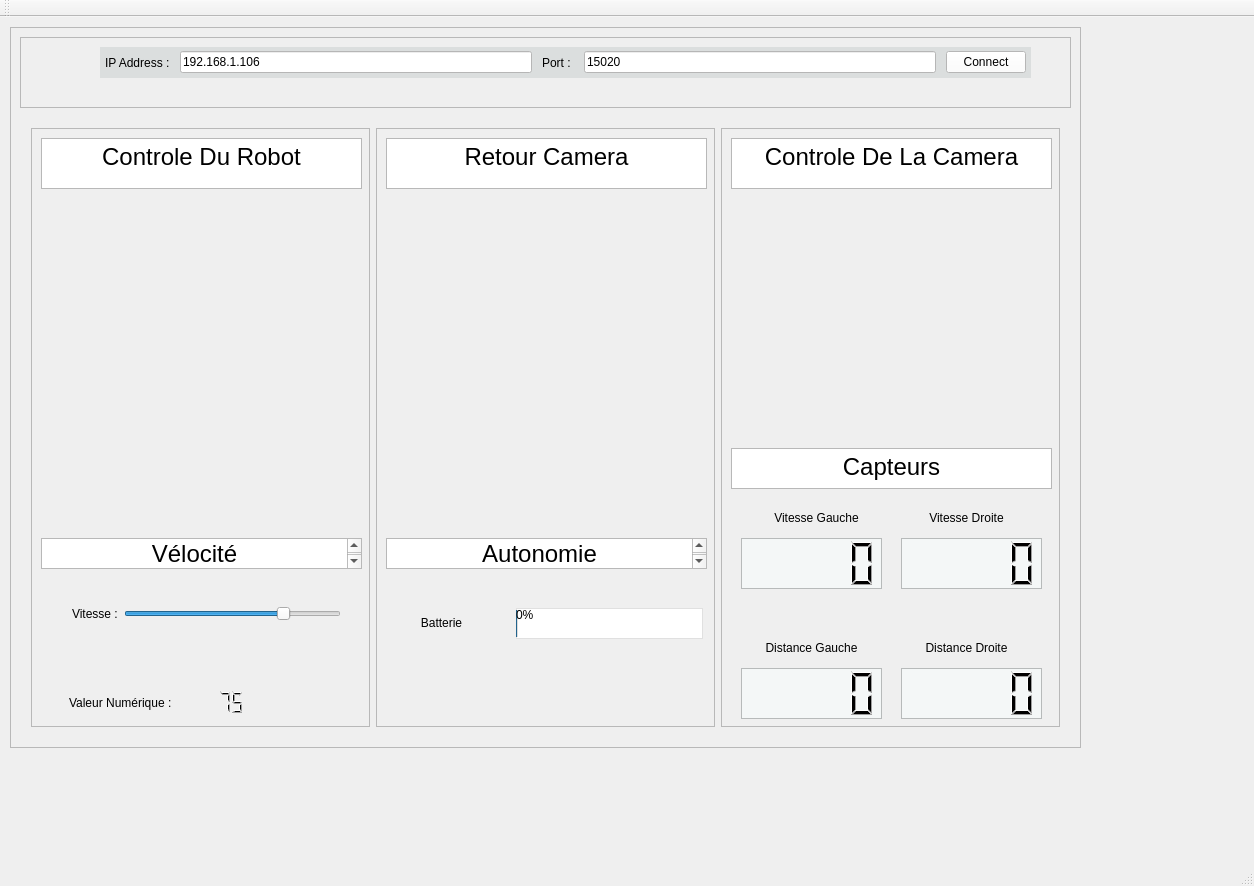
<?xml version="1.0" encoding="UTF-8"?>
<ui version="4.0">
 <class>MainWindow</class>
 <widget class="QMainWindow" name="MainWindow">
  <property name="geometry">
   <rect>
    <x>0</x>
    <y>0</y>
    <width>1254</width>
    <height>886</height>
   </rect>
  </property>
  <property name="windowTitle">
   <string>MainWindow</string>
  </property>
  <widget class="QWidget" name="centralWidget">
   <widget class="QFrame" name="frame">
    <property name="enabled">
     <bool>true</bool>
    </property>
    <property name="geometry">
     <rect>
      <x>10</x>
      <y>10</y>
      <width>1071</width>
      <height>721</height>
     </rect>
    </property>
    <property name="cursor">
     <cursorShape>WhatsThisCursor</cursorShape>
    </property>
    <property name="mouseTracking">
     <bool>true</bool>
    </property>
    <property name="autoFillBackground">
     <bool>false</bool>
    </property>
    <property name="frameShape">
     <enum>QFrame::StyledPanel</enum>
    </property>
    <property name="frameShadow">
     <enum>QFrame::Raised</enum>
    </property>
    <widget class="QFrame" name="frame_2">
     <property name="geometry">
      <rect>
       <x>10</x>
       <y>10</y>
       <width>1051</width>
       <height>71</height>
      </rect>
     </property>
     <property name="frameShape">
      <enum>QFrame::StyledPanel</enum>
     </property>
     <property name="frameShadow">
      <enum>QFrame::Raised</enum>
     </property>
     <widget class="QFrame" name="horizontalFrame">
      <property name="geometry">
       <rect>
        <x>80</x>
        <y>10</y>
        <width>931</width>
        <height>31</height>
       </rect>
      </property>
      <property name="styleSheet">
       <string notr="true">background: rgb(219, 222, 222);</string>
      </property>
      <layout class="QHBoxLayout" name="horizontalLayout">
       <property name="spacing">
        <number>10</number>
       </property>
       <property name="leftMargin">
        <number>5</number>
       </property>
       <property name="topMargin">
        <number>2</number>
       </property>
       <property name="rightMargin">
        <number>5</number>
       </property>
       <property name="bottomMargin">
        <number>2</number>
       </property>
       <item>
        <widget class="QLabel" name="hostEdit_">
         <property name="styleSheet">
          <string notr="true">font: 25 italic 13pt &quot;Helvetica&quot;;</string>
         </property>
         <property name="text">
          <string>IP Address :</string>
         </property>
        </widget>
       </item>
       <item>
        <widget class="QLineEdit" name="hostEdit">
         <property name="styleSheet">
          <string notr="true">background: white;</string>
         </property>
         <property name="text">
          <string>192.168.1.106</string>
         </property>
        </widget>
       </item>
       <item>
        <widget class="QLabel" name="portEdit_">
         <property name="styleSheet">
          <string notr="true">font: 25 italic 13pt &quot;Helvetica&quot;;</string>
         </property>
         <property name="text">
          <string>Port : </string>
         </property>
        </widget>
       </item>
       <item>
        <widget class="QLineEdit" name="portEdit">
         <property name="styleSheet">
          <string notr="true">background: white;</string>
         </property>
         <property name="text">
          <string>15020</string>
         </property>
        </widget>
       </item>
       <item>
        <widget class="QPushButton" name="coButton">
         <property name="styleSheet">
          <string notr="true">background: white;</string>
         </property>
         <property name="text">
          <string>Connect</string>
         </property>
        </widget>
       </item>
      </layout>
     </widget>
    </widget>
    <widget class="QWidget" name="layoutWidget">
     <property name="geometry">
      <rect>
       <x>10</x>
       <y>90</y>
       <width>1051</width>
       <height>621</height>
      </rect>
     </property>
     <layout class="QGridLayout" name="gridLayout">
      <item row="0" column="2">
       <widget class="QFrame" name="frame_5">
        <property name="frameShape">
         <enum>QFrame::StyledPanel</enum>
        </property>
        <property name="frameShadow">
         <enum>QFrame::Raised</enum>
        </property>
        <widget class="QTextEdit" name="textEdit_3">
         <property name="geometry">
          <rect>
           <x>10</x>
           <y>10</y>
           <width>321</width>
           <height>51</height>
          </rect>
         </property>
         <property name="html">
          <string>&lt;!DOCTYPE HTML PUBLIC &quot;-//W3C//DTD HTML 4.0//EN&quot; &quot;http://www.w3.org/TR/REC-html40/strict.dtd&quot;&gt;
&lt;html&gt;&lt;head&gt;&lt;meta name=&quot;qrichtext&quot; content=&quot;1&quot; /&gt;&lt;style type=&quot;text/css&quot;&gt;
p, li { white-space: pre-wrap; }
&lt;/style&gt;&lt;/head&gt;&lt;body style=&quot; font-family:'.SF NS Text'; font-size:13pt; font-weight:400; font-style:normal;&quot;&gt;
&lt;p align=&quot;center&quot; style=&quot; margin-top:0px; margin-bottom:0px; margin-left:0px; margin-right:0px; -qt-block-indent:0; text-indent:0px;&quot;&gt;&lt;span style=&quot; font-size:18pt;&quot;&gt;Controle De La Camera&lt;/span&gt;&lt;/p&gt;&lt;/body&gt;&lt;/html&gt;</string>
         </property>
        </widget>
        <widget class="QTextEdit" name="textEdit_4">
         <property name="geometry">
          <rect>
           <x>10</x>
           <y>320</y>
           <width>321</width>
           <height>41</height>
          </rect>
         </property>
         <property name="html">
          <string>&lt;!DOCTYPE HTML PUBLIC &quot;-//W3C//DTD HTML 4.0//EN&quot; &quot;http://www.w3.org/TR/REC-html40/strict.dtd&quot;&gt;
&lt;html&gt;&lt;head&gt;&lt;meta name=&quot;qrichtext&quot; content=&quot;1&quot; /&gt;&lt;style type=&quot;text/css&quot;&gt;
p, li { white-space: pre-wrap; }
&lt;/style&gt;&lt;/head&gt;&lt;body style=&quot; font-family:'.SF NS Text'; font-size:13pt; font-weight:400; font-style:normal;&quot;&gt;
&lt;p align=&quot;center&quot; style=&quot; margin-top:0px; margin-bottom:0px; margin-left:0px; margin-right:0px; -qt-block-indent:0; text-indent:0px;&quot;&gt;&lt;span style=&quot; font-size:18pt;&quot;&gt;Capteurs&lt;/span&gt;&lt;/p&gt;&lt;/body&gt;&lt;/html&gt;</string>
         </property>
        </widget>
        <widget class="QLCDNumber" name="speedL">
         <property name="geometry">
          <rect>
           <x>20</x>
           <y>410</y>
           <width>141</width>
           <height>51</height>
          </rect>
         </property>
         <property name="styleSheet">
          <string notr="true">border: 1px solid rgb(183, 186, 186);
background: rgb(244, 247, 247);</string>
         </property>
        </widget>
        <widget class="QLCDNumber" name="speedR">
         <property name="geometry">
          <rect>
           <x>180</x>
           <y>410</y>
           <width>141</width>
           <height>51</height>
          </rect>
         </property>
         <property name="styleSheet">
          <string notr="true">border: 1px solid rgb(183, 186, 186);
background: rgb(244, 247, 247);</string>
         </property>
        </widget>
        <widget class="QLCDNumber" name="odoL">
         <property name="geometry">
          <rect>
           <x>20</x>
           <y>540</y>
           <width>141</width>
           <height>51</height>
          </rect>
         </property>
         <property name="styleSheet">
          <string notr="true">border: 1px solid rgb(183, 186, 186);
background: rgb(244, 247, 247);</string>
         </property>
        </widget>
        <widget class="QLCDNumber" name="odoR">
         <property name="geometry">
          <rect>
           <x>180</x>
           <y>540</y>
           <width>141</width>
           <height>51</height>
          </rect>
         </property>
         <property name="styleSheet">
          <string notr="true">border: 1px solid rgb(183, 186, 186);
background: rgb(244, 247, 247);</string>
         </property>
        </widget>
        <widget class="QLabel" name="speedL_">
         <property name="geometry">
          <rect>
           <x>50</x>
           <y>370</y>
           <width>91</width>
           <height>41</height>
          </rect>
         </property>
         <property name="styleSheet">
          <string notr="true">border: none;
font: 25 13pt &quot;Helvetica&quot;;</string>
         </property>
         <property name="text">
          <string>&lt;html&gt;&lt;head/&gt;&lt;body&gt;&lt;p align=&quot;center&quot;&gt;Vitesse Gauche&lt;/p&gt;&lt;/body&gt;&lt;/html&gt;</string>
         </property>
        </widget>
        <widget class="QLabel" name="speedL_1">
         <property name="geometry">
          <rect>
           <x>200</x>
           <y>370</y>
           <width>91</width>
           <height>41</height>
          </rect>
         </property>
         <property name="styleSheet">
          <string notr="true">border: none;
font: 25 13pt &quot;Helvetica&quot;;</string>
         </property>
         <property name="text">
          <string>&lt;html&gt;&lt;head/&gt;&lt;body&gt;&lt;p align=&quot;center&quot;&gt;Vitesse Droite&lt;/p&gt;&lt;/body&gt;&lt;/html&gt;</string>
         </property>
        </widget>
        <widget class="QLabel" name="speedL_5">
         <property name="geometry">
          <rect>
           <x>40</x>
           <y>500</y>
           <width>101</width>
           <height>41</height>
          </rect>
         </property>
         <property name="styleSheet">
          <string notr="true">border: none;
font: 25 13pt &quot;Helvetica&quot;;</string>
         </property>
         <property name="text">
          <string>&lt;html&gt;&lt;head/&gt;&lt;body&gt;&lt;p align=&quot;center&quot;&gt;Distance Gauche&lt;/p&gt;&lt;/body&gt;&lt;/html&gt;</string>
         </property>
        </widget>
        <widget class="QLabel" name="speedL_6">
         <property name="geometry">
          <rect>
           <x>200</x>
           <y>500</y>
           <width>91</width>
           <height>41</height>
          </rect>
         </property>
         <property name="styleSheet">
          <string notr="true">border: none;
font: 25 13pt &quot;Helvetica&quot;;</string>
         </property>
         <property name="text">
          <string>&lt;html&gt;&lt;head/&gt;&lt;body&gt;&lt;p align=&quot;center&quot;&gt;Distance Droite&lt;/p&gt;&lt;/body&gt;&lt;/html&gt;</string>
         </property>
        </widget>
        <widget class="QWidget" name="layoutWidget_2">
         <property name="geometry">
          <rect>
           <x>0</x>
           <y>60</y>
           <width>341</width>
           <height>267</height>
          </rect>
         </property>
         <layout class="QGridLayout" name="gridLayout_5">
          <item row="1" column="2">
           <widget class="QPushButton" name="ButtonCamRight">
            <property name="text">
             <string/>
            </property>
            <property name="icon">
             <iconset resource="ressources.qrc">
              <normaloff>:/ImageWifibot/ImageCamDroite.png</normaloff>:/ImageWifibot/ImageCamDroite.png</iconset>
            </property>
            <property name="iconSize">
             <size>
              <width>56</width>
              <height>54</height>
             </size>
            </property>
            <property name="flat">
             <bool>true</bool>
            </property>
           </widget>
          </item>
          <item row="0" column="1">
           <widget class="QPushButton" name="ButtonCamUp">
            <property name="text">
             <string/>
            </property>
            <property name="icon">
             <iconset resource="ressources.qrc">
              <normaloff>:/ImageWifibot/ImageCamHaut.png</normaloff>:/ImageWifibot/ImageCamHaut.png</iconset>
            </property>
            <property name="iconSize">
             <size>
              <width>56</width>
              <height>54</height>
             </size>
            </property>
            <property name="flat">
             <bool>true</bool>
            </property>
           </widget>
          </item>
          <item row="1" column="0">
           <widget class="QPushButton" name="ButtonCamLeft">
            <property name="text">
             <string/>
            </property>
            <property name="icon">
             <iconset resource="ressources.qrc">
              <normaloff>:/ImageWifibot/ImageCamGauche.png</normaloff>:/ImageWifibot/ImageCamGauche.png</iconset>
            </property>
            <property name="iconSize">
             <size>
              <width>56</width>
              <height>54</height>
             </size>
            </property>
            <property name="flat">
             <bool>true</bool>
            </property>
           </widget>
          </item>
          <item row="2" column="1">
           <widget class="QPushButton" name="ButtonCamDown">
            <property name="text">
             <string/>
            </property>
            <property name="icon">
             <iconset resource="ressources.qrc">
              <normaloff>:/ImageWifibot/ImageCamBas.png</normaloff>:/ImageWifibot/ImageCamBas.png</iconset>
            </property>
            <property name="iconSize">
             <size>
              <width>56</width>
              <height>54</height>
             </size>
            </property>
            <property name="flat">
             <bool>true</bool>
            </property>
           </widget>
          </item>
          <item row="1" column="1">
           <widget class="QPushButton" name="ButtonCamResetY">
            <property name="text">
             <string/>
            </property>
            <property name="icon">
             <iconset resource="ressources.qrc">
              <normaloff>:/ImageWifibot/ImageResetCam.png</normaloff>:/ImageWifibot/ImageResetCam.png</iconset>
            </property>
            <property name="iconSize">
             <size>
              <width>56</width>
              <height>54</height>
             </size>
            </property>
            <property name="flat">
             <bool>true</bool>
            </property>
           </widget>
          </item>
         </layout>
        </widget>
        <zorder>textEdit_3</zorder>
        <zorder>textEdit_4</zorder>
        <zorder>speedL</zorder>
        <zorder>speedR</zorder>
        <zorder>odoL</zorder>
        <zorder>odoR</zorder>
        <zorder>speedL_</zorder>
        <zorder>speedL_1</zorder>
        <zorder>speedL_5</zorder>
        <zorder>speedL_6</zorder>
        <zorder>layoutWidget_2</zorder>
        <zorder>frame_4</zorder>
       </widget>
      </item>
      <item row="0" column="0">
       <widget class="QFrame" name="frame_3">
        <property name="frameShape">
         <enum>QFrame::StyledPanel</enum>
        </property>
        <property name="frameShadow">
         <enum>QFrame::Raised</enum>
        </property>
        <widget class="QTextEdit" name="textEdit">
         <property name="geometry">
          <rect>
           <x>10</x>
           <y>10</y>
           <width>321</width>
           <height>51</height>
          </rect>
         </property>
         <property name="html">
          <string>&lt;!DOCTYPE HTML PUBLIC &quot;-//W3C//DTD HTML 4.0//EN&quot; &quot;http://www.w3.org/TR/REC-html40/strict.dtd&quot;&gt;
&lt;html&gt;&lt;head&gt;&lt;meta name=&quot;qrichtext&quot; content=&quot;1&quot; /&gt;&lt;style type=&quot;text/css&quot;&gt;
p, li { white-space: pre-wrap; }
&lt;/style&gt;&lt;/head&gt;&lt;body style=&quot; font-family:'.SF NS Text'; font-size:13pt; font-weight:400; font-style:normal;&quot;&gt;
&lt;p align=&quot;center&quot; style=&quot; margin-top:0px; margin-bottom:0px; margin-left:0px; margin-right:0px; -qt-block-indent:0; text-indent:0px;&quot;&gt;&lt;span style=&quot; font-size:18pt;&quot;&gt;Controle Du Robot&lt;/span&gt;&lt;/p&gt;&lt;/body&gt;&lt;/html&gt;</string>
         </property>
        </widget>
        <widget class="QWidget" name="layoutWidget">
         <property name="geometry">
          <rect>
           <x>0</x>
           <y>80</y>
           <width>336</width>
           <height>291</height>
          </rect>
         </property>
         <layout class="QGridLayout" name="gridLayout_3">
          <item row="2" column="1">
           <widget class="QPushButton" name="ButtonRobotDown">
            <property name="text">
             <string/>
            </property>
            <property name="icon">
             <iconset resource="ressources.qrc">
              <normaloff>:/ImageWifibot/ImageFlecheBas.png</normaloff>:/ImageWifibot/ImageFlecheBas.png</iconset>
            </property>
            <property name="iconSize">
             <size>
              <width>56</width>
              <height>54</height>
             </size>
            </property>
            <property name="flat">
             <bool>true</bool>
            </property>
           </widget>
          </item>
          <item row="1" column="1">
           <widget class="QPushButton" name="ButtonRobot360">
            <property name="text">
             <string/>
            </property>
            <property name="icon">
             <iconset resource="ressources.qrc">
              <normaloff>:/ImageWifibot/Image360Robot.png</normaloff>:/ImageWifibot/Image360Robot.png</iconset>
            </property>
            <property name="iconSize">
             <size>
              <width>56</width>
              <height>54</height>
             </size>
            </property>
            <property name="flat">
             <bool>true</bool>
            </property>
           </widget>
          </item>
          <item row="1" column="0">
           <widget class="QPushButton" name="ButtonRobotLeft">
            <property name="text">
             <string/>
            </property>
            <property name="icon">
             <iconset resource="ressources.qrc">
              <normaloff>:/ImageWifibot/ImageFlecheGauche.png</normaloff>:/ImageWifibot/ImageFlecheGauche.png</iconset>
            </property>
            <property name="iconSize">
             <size>
              <width>56</width>
              <height>54</height>
             </size>
            </property>
            <property name="flat">
             <bool>true</bool>
            </property>
           </widget>
          </item>
          <item row="2" column="2">
           <widget class="QPushButton" name="ButtonRobotRightDown">
            <property name="text">
             <string/>
            </property>
            <property name="icon">
             <iconset resource="ressources.qrc">
              <normaloff>:/ImageWifibot/ImageFlecheBasDroite.png</normaloff>:/ImageWifibot/ImageFlecheBasDroite.png</iconset>
            </property>
            <property name="iconSize">
             <size>
              <width>56</width>
              <height>54</height>
             </size>
            </property>
            <property name="flat">
             <bool>true</bool>
            </property>
           </widget>
          </item>
          <item row="0" column="0">
           <widget class="QPushButton" name="ButtonRobotLeftUp">
            <property name="minimumSize">
             <size>
              <width>71</width>
              <height>61</height>
             </size>
            </property>
            <property name="text">
             <string/>
            </property>
            <property name="icon">
             <iconset resource="ressources.qrc">
              <normaloff>:/ImageWifibot/ImageFlecheHautGauche.png</normaloff>:/ImageWifibot/ImageFlecheHautGauche.png</iconset>
            </property>
            <property name="iconSize">
             <size>
              <width>56</width>
              <height>54</height>
             </size>
            </property>
            <property name="flat">
             <bool>true</bool>
            </property>
           </widget>
          </item>
          <item row="2" column="0">
           <widget class="QPushButton" name="ButtonRobotLeftDown">
            <property name="text">
             <string/>
            </property>
            <property name="icon">
             <iconset resource="ressources.qrc">
              <normaloff>:/ImageWifibot/ImageFlecheBasGauche.png</normaloff>:/ImageWifibot/ImageFlecheBasGauche.png</iconset>
            </property>
            <property name="iconSize">
             <size>
              <width>56</width>
              <height>54</height>
             </size>
            </property>
            <property name="flat">
             <bool>true</bool>
            </property>
           </widget>
          </item>
          <item row="0" column="2">
           <widget class="QPushButton" name="ButtonRobotRightUp">
            <property name="text">
             <string/>
            </property>
            <property name="icon">
             <iconset resource="ressources.qrc">
              <normaloff>:/ImageWifibot/ImageFlecheHautDroite.png</normaloff>:/ImageWifibot/ImageFlecheHautDroite.png</iconset>
            </property>
            <property name="iconSize">
             <size>
              <width>56</width>
              <height>54</height>
             </size>
            </property>
            <property name="flat">
             <bool>true</bool>
            </property>
           </widget>
          </item>
          <item row="0" column="1">
           <widget class="QPushButton" name="ButtonRobotUp">
            <property name="text">
             <string/>
            </property>
            <property name="icon">
             <iconset resource="ressources.qrc">
              <normaloff>:/ImageWifibot/ImageFlecheHaut.png</normaloff>:/ImageWifibot/ImageFlecheHaut.png</iconset>
            </property>
            <property name="iconSize">
             <size>
              <width>56</width>
              <height>54</height>
             </size>
            </property>
            <property name="flat">
             <bool>true</bool>
            </property>
           </widget>
          </item>
          <item row="1" column="2">
           <widget class="QPushButton" name="ButtonRobotRight">
            <property name="text">
             <string/>
            </property>
            <property name="icon">
             <iconset resource="ressources.qrc">
              <normaloff>:/ImageWifibot/ImageFlecheDroite.png</normaloff>:/ImageWifibot/ImageFlecheDroite.png</iconset>
            </property>
            <property name="iconSize">
             <size>
              <width>56</width>
              <height>54</height>
             </size>
            </property>
            <property name="flat">
             <bool>true</bool>
            </property>
           </widget>
          </item>
         </layout>
        </widget>
        <widget class="QTextEdit" name="textEdit_6">
         <property name="geometry">
          <rect>
           <x>10</x>
           <y>410</y>
           <width>321</width>
           <height>31</height>
          </rect>
         </property>
         <property name="html">
          <string>&lt;!DOCTYPE HTML PUBLIC &quot;-//W3C//DTD HTML 4.0//EN&quot; &quot;http://www.w3.org/TR/REC-html40/strict.dtd&quot;&gt;
&lt;html&gt;&lt;head&gt;&lt;meta name=&quot;qrichtext&quot; content=&quot;1&quot; /&gt;&lt;style type=&quot;text/css&quot;&gt;
p, li { white-space: pre-wrap; }
&lt;/style&gt;&lt;/head&gt;&lt;body style=&quot; font-family:'.SF NS Text'; font-size:13pt; font-weight:400; font-style:normal;&quot;&gt;
&lt;p align=&quot;center&quot; style=&quot; margin-top:0px; margin-bottom:0px; margin-left:0px; margin-right:0px; -qt-block-indent:0; text-indent:0px;&quot;&gt;&lt;span style=&quot; font-size:18pt;&quot;&gt;Vélocité&lt;/span&gt;&lt;/p&gt;&lt;/body&gt;&lt;/html&gt;</string>
         </property>
        </widget>
        <widget class="QWidget" name="layoutWidget_3">
         <property name="geometry">
          <rect>
           <x>30</x>
           <y>460</y>
           <width>291</width>
           <height>51</height>
          </rect>
         </property>
         <layout class="QHBoxLayout" name="horizontalLayout_2">
          <item>
           <widget class="QLabel" name="speed_">
            <property name="styleSheet">
             <string notr="true">font: 25 13pt &quot;Helvetica&quot;;
border: none;</string>
            </property>
            <property name="text">
             <string>Vitesse :</string>
            </property>
           </widget>
          </item>
          <item>
           <widget class="QSlider" name="velocity">
            <property name="styleSheet">
             <string notr="true">border: none;</string>
            </property>
            <property name="maximum">
             <number>100</number>
            </property>
            <property name="value">
             <number>75</number>
            </property>
            <property name="orientation">
             <enum>Qt::Horizontal</enum>
            </property>
           </widget>
          </item>
         </layout>
        </widget>
        <widget class="QLCDNumber" name="speedLCD">
         <property name="geometry">
          <rect>
           <x>150</x>
           <y>550</y>
           <width>64</width>
           <height>49</height>
          </rect>
         </property>
         <property name="styleSheet">
          <string notr="true">border: none;</string>
         </property>
         <property name="intValue" stdset="0">
          <number>75</number>
         </property>
        </widget>
        <widget class="QLabel" name="val">
         <property name="geometry">
          <rect>
           <x>38</x>
           <y>550</y>
           <width>121</width>
           <height>49</height>
          </rect>
         </property>
         <property name="styleSheet">
          <string notr="true">font: 25 13pt &quot;Helvetica&quot;;
border: none;</string>
         </property>
         <property name="text">
          <string>Valeur Numérique :</string>
         </property>
        </widget>
       </widget>
      </item>
      <item row="0" column="1">
       <widget class="QFrame" name="frame_4">
        <property name="frameShape">
         <enum>QFrame::StyledPanel</enum>
        </property>
        <property name="frameShadow">
         <enum>QFrame::Raised</enum>
        </property>
        <widget class="QTextEdit" name="textEdit_2">
         <property name="geometry">
          <rect>
           <x>10</x>
           <y>10</y>
           <width>321</width>
           <height>51</height>
          </rect>
         </property>
         <property name="html">
          <string>&lt;!DOCTYPE HTML PUBLIC &quot;-//W3C//DTD HTML 4.0//EN&quot; &quot;http://www.w3.org/TR/REC-html40/strict.dtd&quot;&gt;
&lt;html&gt;&lt;head&gt;&lt;meta name=&quot;qrichtext&quot; content=&quot;1&quot; /&gt;&lt;style type=&quot;text/css&quot;&gt;
p, li { white-space: pre-wrap; }
&lt;/style&gt;&lt;/head&gt;&lt;body style=&quot; font-family:'.SF NS Text'; font-size:13pt; font-weight:400; font-style:normal;&quot;&gt;
&lt;p align=&quot;center&quot; style=&quot; margin-top:0px; margin-bottom:0px; margin-left:0px; margin-right:0px; -qt-block-indent:0; text-indent:0px;&quot;&gt;&lt;span style=&quot; font-size:18pt;&quot;&gt;Retour Camera&lt;/span&gt;&lt;/p&gt;&lt;/body&gt;&lt;/html&gt;</string>
         </property>
        </widget>
        <widget class="QProgressBar" name="battery">
         <property name="geometry">
          <rect>
           <x>140</x>
           <y>480</y>
           <width>187</width>
           <height>31</height>
          </rect>
         </property>
         <property name="styleSheet">
          <string notr="true">border: 1px solid rgb(224, 224, 224);</string>
         </property>
         <property name="value">
          <number>0</number>
         </property>
        </widget>
        <widget class="QLabel" name="battery_">
         <property name="geometry">
          <rect>
           <x>20</x>
           <y>480</y>
           <width>91</width>
           <height>31</height>
          </rect>
         </property>
         <property name="styleSheet">
          <string notr="true">border: none;
font: 25 13pt &quot;Helvetica&quot;;</string>
         </property>
         <property name="text">
          <string>&lt;html&gt;&lt;head/&gt;&lt;body&gt;&lt;p align=&quot;center&quot;&gt;Batterie&lt;/p&gt;&lt;/body&gt;&lt;/html&gt;</string>
         </property>
        </widget>
        <widget class="QWidget" name="gridLayoutWidget">
         <property name="geometry">
          <rect>
           <x>20</x>
           <y>100</y>
           <width>301</width>
           <height>251</height>
          </rect>
         </property>
         <layout class="QGridLayout" name="gridLayout_4"/>
        </widget>
        <widget class="QTextEdit" name="textEdit_5">
         <property name="geometry">
          <rect>
           <x>10</x>
           <y>410</y>
           <width>321</width>
           <height>31</height>
          </rect>
         </property>
         <property name="html">
          <string>&lt;!DOCTYPE HTML PUBLIC &quot;-//W3C//DTD HTML 4.0//EN&quot; &quot;http://www.w3.org/TR/REC-html40/strict.dtd&quot;&gt;
&lt;html&gt;&lt;head&gt;&lt;meta name=&quot;qrichtext&quot; content=&quot;1&quot; /&gt;&lt;style type=&quot;text/css&quot;&gt;
p, li { white-space: pre-wrap; }
&lt;/style&gt;&lt;/head&gt;&lt;body style=&quot; font-family:'.SF NS Text'; font-size:13pt; font-weight:400; font-style:normal;&quot;&gt;
&lt;p align=&quot;center&quot; style=&quot; margin-top:0px; margin-bottom:0px; margin-left:0px; margin-right:0px; -qt-block-indent:0; text-indent:0px;&quot;&gt;&lt;span style=&quot; font-size:18pt;&quot;&gt;Autonomie&lt;/span&gt;&lt;/p&gt;&lt;/body&gt;&lt;/html&gt;</string>
         </property>
        </widget>
       </widget>
      </item>
     </layout>
    </widget>
   </widget>
  </widget>
  <widget class="QMenuBar" name="menuBar">
   <property name="geometry">
    <rect>
     <x>0</x>
     <y>0</y>
     <width>1254</width>
     <height>22</height>
    </rect>
   </property>
  </widget>
  <widget class="QToolBar" name="mainToolBar">
   <attribute name="toolBarArea">
    <enum>TopToolBarArea</enum>
   </attribute>
   <attribute name="toolBarBreak">
    <bool>false</bool>
   </attribute>
  </widget>
  <widget class="QStatusBar" name="statusBar"/>
 </widget>
 <layoutdefault spacing="6" margin="11"/>
 <resources>
  <include location="ressources.qrc"/>
 </resources>
 <connections/>
</ui>
